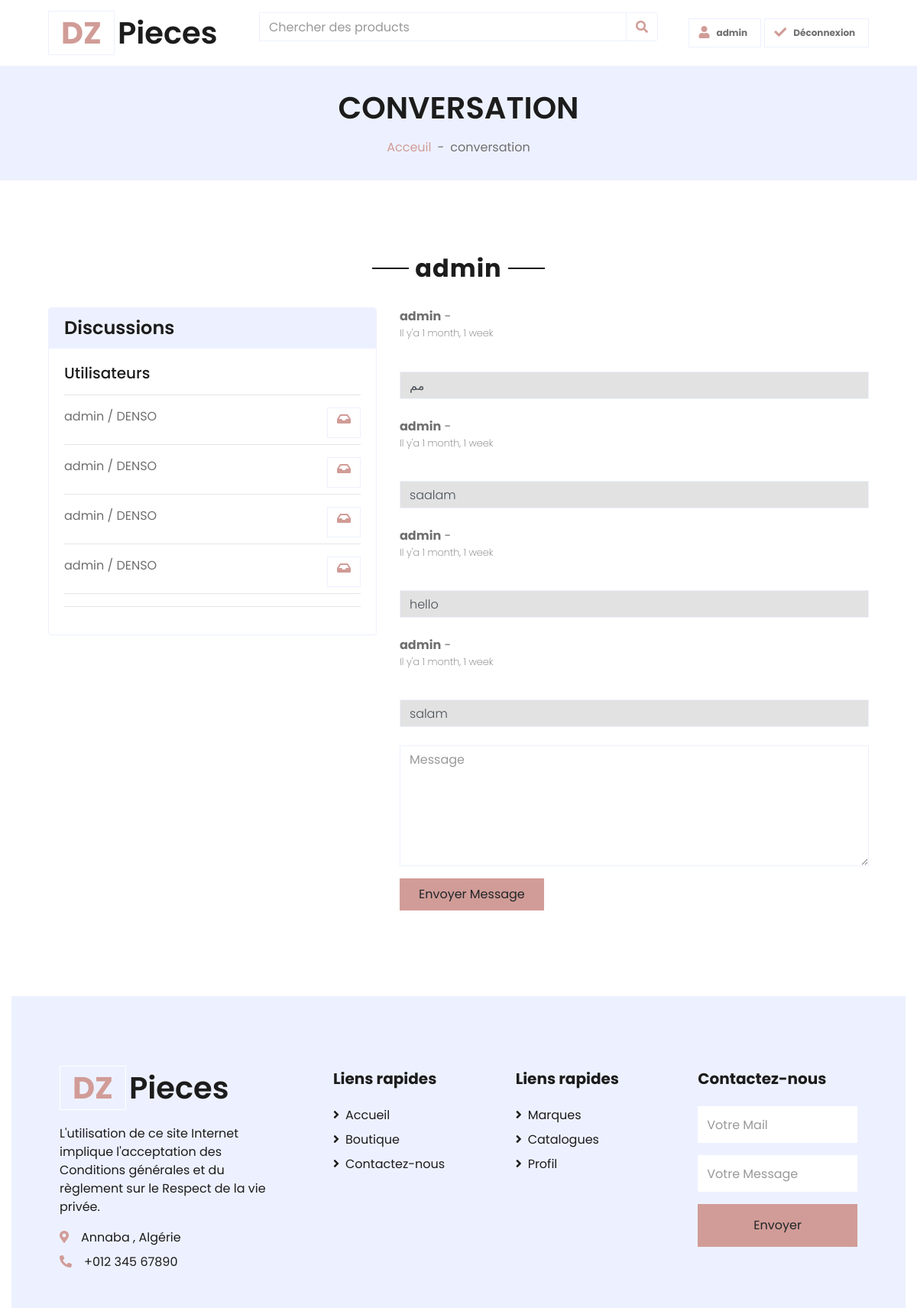
/Conversation/2/ (signed in), run on the app's committed database.
### Shop/models.py (models this page shows, shortened)
class Offre(models.Model):
    produit = models.ForeignKey(Product ,related_name='offre', on_delete=models.CASCADE,blank=True , null=True)
    created_by = models.ForeignKey(User, related_name='user', on_delete=models.CASCADE)
    created_at = models.DateTimeField(auto_now_add=True)
    Addresse = models.CharField(max_length=500,blank=True , null=True)
    Téléphone = models.CharField(max_length=10,blank=True , null=True)
    Prix_Proposé = models.IntegerField(blank=True , null=True)
    Message = models.CharField(max_length=500,blank=True , null=True)

class Product(models.Model):
    by = models.ForeignKey('auth.user', on_delete=models.SET_NULL, null=True, blank=True, )
    name = models.CharField(max_length=200 , null=True)
    catalog = models.ForeignKey(Catalogue,null=True, blank=True,related_name='catalog',on_delete=models.CASCADE)
    brand = models.ForeignKey(Brand,null=True, blank=True,related_name='brand',on_delete=models.CASCADE)
    price = models.FloatField()
    Product_details  = models.CharField(max_length=1000 , null=True)
    Téléphone = models.CharField(max_length=200 , null=True , blank=True)
    Addresse = models.CharField(max_length=200 , null=True , blank=True)
    created_at = models.DateTimeField(auto_now_add=True)
    image =models.ImageField(null=True, blank=True,upload_to='images/')
    def __str__(self):
        return self.name

class ConversationMessage(models.Model):
    offer=models.ForeignKey(Offre,related_name='conversationmessages', on_delete=models.CASCADE)
    content = models.TextField()
    created_by = models.ForeignKey(User,related_name='conversationmessages', on_delete=models.CASCADE)
    created_at = models.DateTimeField(auto_now_add=True)
    class Meta:
        ordering = ['created_at']

### Shop/views.py (the view)
# urls.py: path('Conversation/<int:offer_id>/', Conversation, name='Conversation'),
@login_required
def Conversation(request,offer_id):
    offer = Offre.objects.get(pk=offer_id)
    if request.method == 'POST':
        content = request.POST.get('content')
        if content:
            conversationmessage = ConversationMessage.objects.create(offer=offer, content=content,created_by=request.user)
            return redirect('Conversation', offer_id=offer_id)
    brands = Brand.objects.all()
    product = Product.objects.all()
    offres= Offre.objects.all()
    context = {'offer': offer ,'brands' : brands,'offres': offres,'product':product}
    return render(request, 'Shop/conversation.html',context)

### Shop/templates/Shop/conversation.html (shortened to what this page needs)
{% extends "Shop/Main.html" %}
{% block content %}
    <div class="container-fluid bg-secondary mb-5">
        <div class="d-flex flex-column align-items-center justify-content-center" style="min-height: 150px">
            <h1 class="font-weight-semi-bold text-uppercase mb-3">Conversation </h1>
            <div class="d-inline-flex">
                <p class="m-0"><a href="">Acceuil</a></p>
                <p class="m-0 px-2">-</p>
                <p class="m-0">conversation </p>
            </div>
        </div>
    </div>
    <div class="container-fluid pt-5">
        <div class="text-center mb-4">
            <h2 class="section-title px-5"><span class="px-2">{{offer.produit.by}}</span></h2>
        </div>
        <div class="row px-xl-5">
            <div class="col-lg-5 mb-5">
                <div class="card border-secondary mb-5">
                    <div class="card-header bg-secondary border-0">
                        <h4 class="font-weight-semi-bold center m-0">Discussions</h4>
                    </div>
                    <div class="card-body">
                        <h5 class="font-weight-medium mb-3">Utilisateurs</h5>
                        <hr class="mt-2">
                        {% for message in offer.conversationmessages.all %}
                        {% if message.created_by == request.user %}
                        <div class="d-flex justify-content-between">
                            <p>{{message.offer.created_by}} / {{message.offer.produit}} </p>
                        <a href="" class="btn border">
                    <i class="fas fa-inbox text-primary"></i>
                </a>                        </div>
                        <hr class="mt-2">
                        {% endif%}
                        {% endfor%}
                        <hr class="mt-2">
                </div>
            </div>
        </div>
            <div class="col-lg-7 mb-5">
                <div class="contact-form">
                    {% for message in offer.conversationmessages.all %}
                    {% if message.created_by == request.user %}
                        <div class="control-group">
                                    <b style="">{{ message.created_by.username }}</b> - <p style=" font-weight: 200;font-size: 0.8rem;"> Il y'a {{ message.created_at|timesince }} </p> <br>
                                    <b style="display: block;
                                    width: 100%;
                                    height: calc(1.5em + 0.75rem + 0px);
                                    padding: 0.375rem 0.75rem;
                                    font-size: 1rem;
                                    font-weight: 300;
                                    line-height: 1.5;
                                    color: #495057;
                                    background-color: #e2e2e2;
                                    background-clip: padding-box;
                                    border: 1px solid #EDF1FF;
                                    border-radius: 0;
                                    transition: border-color 0.15s ease-in-out, box-shadow 0.15s ease-in-out;">{{ message.content }}</b>  <br>
                        </div>
                    {% endif %}
                                {% empty %}
                    <p>No messages yet...</p>
                    <hr>
                {% endfor %}
                     <form  action="." method="post" novalidate="novalidate">
                        <div class="control-group">
                            <textarea class="form-control" name="content" rows="6" id="message" placeholder="Message"
                                required="required"
                                data-validation-required-message="Please enter your message"></textarea>
                        </div>
                        <div>
                            <button class="btn btn-primary py-2 px-4" type="submit" id="sendMessageButton">Envoyer Message</button>
                        </div>
                    </form>
                </div>
            </div>
    </div>
{% endblock%}

### Shop/templates/Shop/Main.html (shortened to what this page needs)
{% load static %}
<html lang="en">
<head>
    <link rel="stylesheet" href="https://stackpath.bootstrapcdn.com/bootstrap/4.1.3/css/bootstrap.min.css">
    <link href="https://cdnjs.cloudflare.com/ajax/libs/font-awesome/5.10.0/css/all.min.css" rel="stylesheet">
    <link href="{% static 'lib/owlcarousel/assets/owl.carousel.min.css' %}" rel="stylesheet">
    <link href="{% static 'css/style.css' %}" rel="stylesheet">
</head>
<body>
    <div class="container-fluid">
        <div class="row align-items-center py-3 px-xl-5">
            <div class="col-lg-3 d-none d-lg-block">
                <a href="{% url 'home' %}" class="text-decoration-none" >
                    <h1 class="m-0 display-5 font-weight-semi-bold"><span class="text-primary font-weight-bold border px-3 mr-1">DZ</span>Pieces</h1>
                </a>
            </div>
            <div class="col-lg-6 col-6 text-left">
                    <form method="GET" action=".">
                    <div class="input-group">
                        <input type="text" class="form-control" placeholder="Chercher des products">
                        <div class="input-group-append">
                            <button  name="name" class="input-group-text bg-transparent text-primary" type="submit">
                                <i  class="fa fa-search"></i>
                            </button>
                        </div>
                    </div>
                </form>
            </div>
            <div class="col-lg-3 col-6 text-right">
                {% if request.user.is_authenticated %}
                 <a href="{% url 'login' %}" class="btn border">
                    <i class="fas fa-user text-primary"></i>
                    <span class="badge">{{request.user}}</span>
                </a>
                <a href="{% url 'logout' %}" class="btn border">
                    <i class="fas fa-check text-primary"></i>
                    <span class="badge">Déconnexion</span>
                </a>
                {% endif %}
            </div>
        </div>
    </div>
{% block content %}
{% endblock content %}
    <div class="container-fluid bg-secondary text-dark mt-5 pt-5">
        <div class="row px-xl-5 pt-5">
            <div class="col-lg-4 col-md-12 mb-5 pr-3 pr-xl-5">
                <a href="" class="text-decoration-none">
                    <h1 class="mb-4 display-5 font-weight-semi-bold"><span class="text-primary font-weight-bold border border-white px-3 mr-1">DZ</span>Pieces</h1>
                </a>
                <p>L'utilisation de ce site Internet implique l'acceptation des Conditions générales et du règlement sur le Respect de la vie privée.</p>
                <p class="mb-2"><i class="fa fa-map-marker-alt text-primary mr-3"></i>Annaba , Algérie</p>
                <p class="mb-0"><i class="fa fa-phone-alt text-primary mr-3"></i>+012 345 67890</p>
            </div>
            <div class="col-lg-8 col-md-12">
                <div class="row">
                    <div class="col-md-4 mb-5">
                        <h5 class="font-weight-bold text-dark mb-4">Liens rapides</h5>
                        <div class="d-flex flex-column justify-content-start">
                            <a class="text-dark mb-2" href="{% url 'home' %}"><i class="fa fa-angle-right mr-2"></i>Accueil</a>
                            <a class="text-dark mb-2" href="{% url 'shop' %}"><i class="fa fa-angle-right mr-2"></i>Boutique</a>
                            <a class="text-dark" href="" ><i class="fa fa-angle-right mr-2"></i>Contactez-nous</a>
                        </div>
                    </div>
                    <div class="col-md-4 mb-5">
                        <h5 class="font-weight-bold text-dark mb-4">Liens rapides </h5>
                        <div class="d-flex flex-column justify-content-start">
                            <a class="text-dark mb-2" href="{% url 'brands' %}"><i class="fa fa-angle-right mr-2"></i>Marques</a>
                            <a class="text-dark mb-2" href="{% url 'catalogues' %}"><i class="fa fa-angle-right mr-2"></i>Catalogues</a>
                            <a class="text-dark mb-2" href="detail.html"><i class="fa fa-angle-right mr-2"></i>Profil</a>
                        </div>
                    </div>
                    <div class="col-md-4 mb-5">
                        <h5 class="font-weight-bold text-dark mb-4">Contactez-nous</h5>
                        <form action="">
                            <div class="form-group">
                                <input type="email" class="form-control border-0 py-4" placeholder="Votre Mail" required="required" />
                            </div>
                            <div class="form-group">
                                <input type="text" class="form-control border-0 py-4" placeholder="Votre Message" required="required" />
                            </div>
                            <div>
                                <button class="btn btn-primary btn-block border-0 py-3" type="submit">Envoyer</button>
                            </div>
                        </form>
                    </div>
                </div>
            </div>
        </div>
    </div>
</body>
</html>

### data on the page
Offre: produit.by "admin"
ConversationMessage: offer.created_by "admin", offer.produit "DENSO", created_by.username "admin", created_at "1 month, 1 week", content "مم"
ConversationMessage: offer.created_by "admin", offer.produit "DENSO", created_by.username "admin", created_at "1 month, 1 week", content "saalam"
ConversationMessage: offer.created_by "admin", offer.produit "DENSO", created_by.username "admin", created_at "1 month, 1 week", content "hello"
ConversationMessage: offer.created_by "admin", offer.produit "DENSO", created_by.username "admin", created_at "1 month, 1 week", content "salam"

### other printed values
{{ request.user }} "admin"
